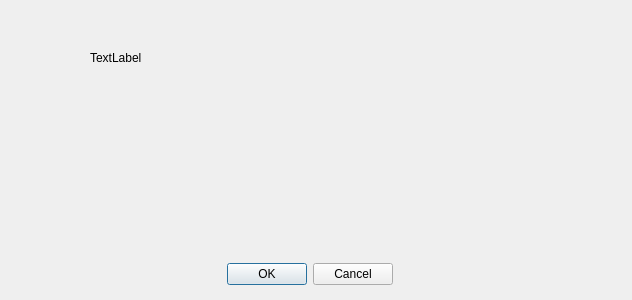
<?xml version="1.0" encoding="UTF-8"?>
<ui version="4.0">
 <class>Dialog</class>
 <widget class="QDialog" name="Dialog">
  <property name="geometry">
   <rect>
    <x>0</x>
    <y>0</y>
    <width>632</width>
    <height>300</height>
   </rect>
  </property>
  <property name="windowTitle">
   <string>Dialog</string>
  </property>
  <property name="sizeGripEnabled">
   <bool>false</bool>
  </property>
  <property name="modal">
   <bool>false</bool>
  </property>
  <widget class="QLabel" name="dataMessage">
   <property name="geometry">
    <rect>
     <x>90</x>
     <y>50</y>
     <width>55</width>
     <height>16</height>
    </rect>
   </property>
   <property name="text">
    <string>TextLabel</string>
   </property>
  </widget>
  <widget class="QDialogButtonBox" name="buttonBox">
   <property name="geometry">
    <rect>
     <x>200</x>
     <y>260</y>
     <width>193</width>
     <height>28</height>
    </rect>
   </property>
   <property name="standardButtons">
    <set>QDialogButtonBox::Cancel|QDialogButtonBox::Ok</set>
   </property>
  </widget>
 </widget>
 <resources/>
 <connections/>
</ui>
